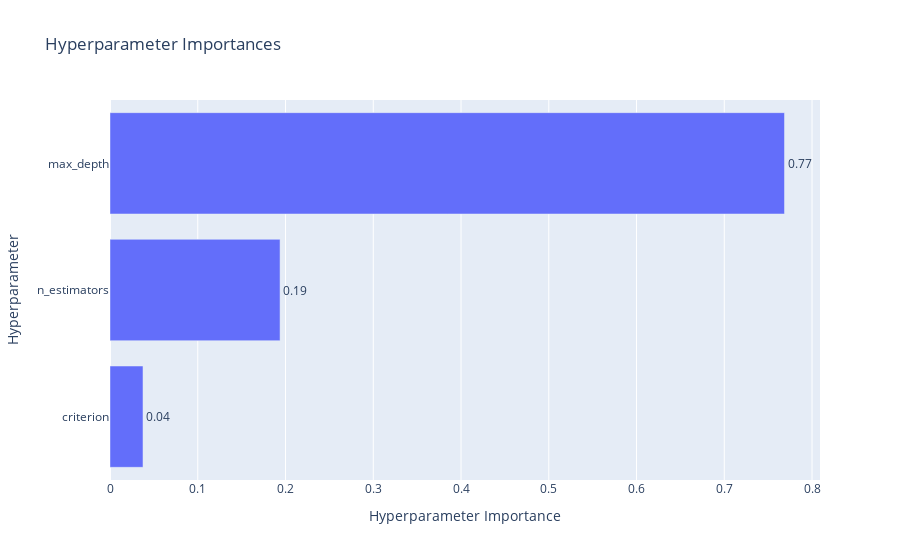

Source (notebook cell):
### Markdown cell above
### Optuna tuning

### Code cell
import optuna
from sklearn.ensemble import StackingClassifier, RandomForestClassifier
from sklearn.linear_model import LogisticRegression
from sklearn.pipeline import Pipeline
from sklearn.preprocessing import StandardScaler, PolynomialFeatures
from sklearn.model_selection import train_test_split, cross_val_score
from sklearn.metrics import roc_auc_score

# Assuming X and y are already defined
X_train, X_test, y_train, y_test = train_test_split(X, y, test_size=0.2, random_state=42)

# Define the Logistic Regression pipeline with polynomial features of degree 2, scaling, and logistic regression
logistic_pipeline = Pipeline([
    ('polynomial', PolynomialFeatures(degree=2, include_bias=False)),
    ('scaler', StandardScaler()),
    ('logistic', LogisticRegression(max_iter=500, random_state=42, n_jobs=-1))
])

def objective(trial):
    max_depth = trial.suggest_int("max_depth", 4, 32)
    n_estimators = trial.suggest_int("n_estimators", 100, 1000, step=10)
    criterion = trial.suggest_categorical("criterion", ["gini", "entropy", "log_loss"])

    stacking_model = StackingClassifier(
        estimators=[
            ('logistic', logistic_pipeline)
        ],
        final_estimator=RandomForestClassifier(
            max_depth=max_depth,
            criterion=criterion,
            n_estimators=n_estimators,
            n_jobs=-1,
            random_state=42
        ),
        passthrough=True,
        n_jobs=-1,
        cv=5
    )

    stacking_model.fit(X_train, y_train)
    pred_proba = stacking_model.predict_proba(X_test)[:, 1]
    return roc_auc_score(y_test, pred_proba)

study = optuna.create_study(direction="maximize")
study.optimize(objective, n_trials=25)

print("Best parameters:", study.best_params)
print("Best ROC AUC score:", study.best_value)

# Visualization of the optimization
optuna.visualization.plot_optimization_history(study)
optuna.visualization.plot_param_importances(study)

### Figure 1 — Plotly figure (JSON) as saved in the notebook; plotly's stock layout.template omitted (floating-point values rounded to 4 significant figures)
{"data": [{"cliponaxis": false, "hovertemplate": ["criterion (CategoricalDistribution): 0.03758959199837121<extra></extra>", "n_estimators (IntDistribution): 0.19378500344599814<extra></extra>", "max_depth (IntDistribution): 0.7686254045556307<extra></extra>"], "name": "Objective Value", "orientation": "h", "text": ["0.04", "0.19", "0.77"], "textposition": "outside", "type": "bar", "x": [0.03759, 0.1938, 0.7686], "y": ["criterion", "n_estimators", "max_depth"]}], "layout": {"title": {"text": "Hyperparameter Importances"}, "xaxis": {"title": {"text": "Hyperparameter Importance"}}, "yaxis": {"title": {"text": "Hyperparameter"}}}}
